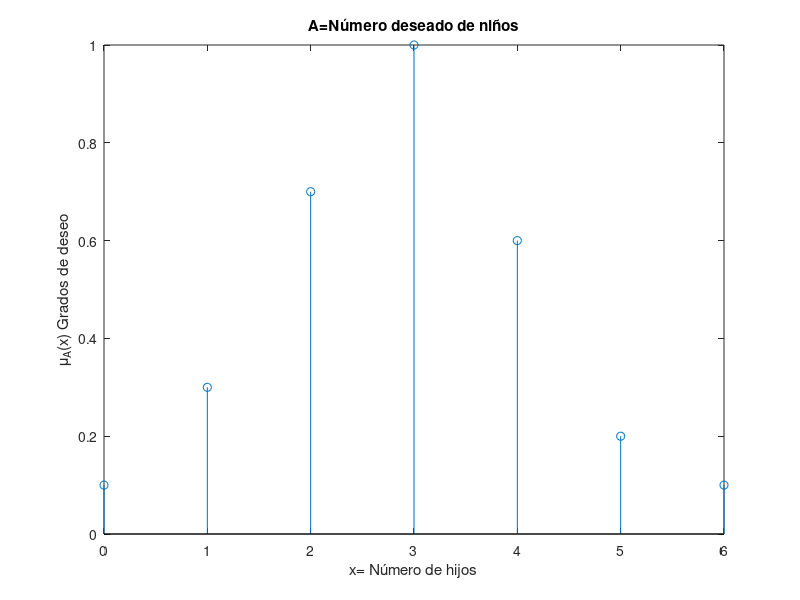

Reproduce this figure in MATLAB.
x=[0:6]
B=[.1,.3,.7,1,.6,.2,.1]
stem(x,B)
xlabel("x= Número de hijos")
ylabel('\mu_{A}(x) Grados de deseo')
title("A=Número deseado de niños")
name=sprintf("FunNonCon.jpg")
print(name)
pause(20)

